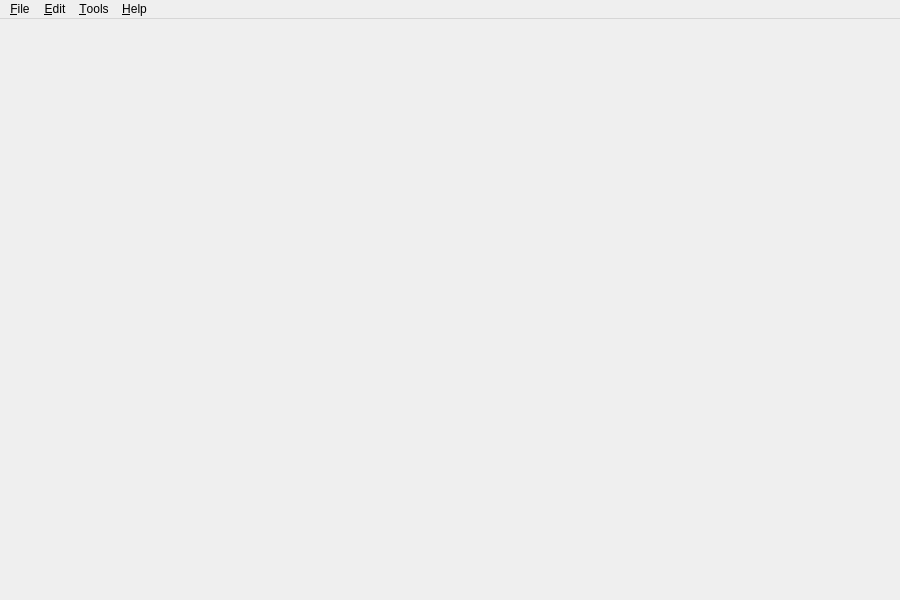
<?xml version="1.0" encoding="UTF-8"?>
<ui version="4.0">
 <class>Zeal::WidgetUi::MainWindow</class>
 <widget class="QMainWindow" name="Zeal::WidgetUi::MainWindow">
  <property name="geometry">
   <rect>
    <x>0</x>
    <y>0</y>
    <width>900</width>
    <height>600</height>
   </rect>
  </property>
  <property name="windowTitle">
   <string>Zeal</string>
  </property>
  <widget class="QWidget" name="centralWidget">
   <layout class="QVBoxLayout" name="centralWidgetLayout">
    <property name="spacing">
     <number>0</number>
    </property>
    <property name="leftMargin">
     <number>0</number>
    </property>
    <property name="topMargin">
     <number>0</number>
    </property>
    <property name="rightMargin">
     <number>0</number>
    </property>
    <property name="bottomMargin">
     <number>0</number>
    </property>
    <item>
     <widget class="QSplitter" name="splitter">
      <property name="orientation">
       <enum>Qt::Horizontal</enum>
      </property>
      <property name="childrenCollapsible">
       <bool>false</bool>
      </property>
      <widget class="QWidget" name="layoutWidget_2">
       <layout class="QVBoxLayout" name="viewInfo">
        <property name="spacing">
         <number>0</number>
        </property>
        <item>
         <widget class="QStackedWidget" name="webViewStack">
          <property name="minimumSize">
           <size>
            <width>400</width>
            <height>0</height>
           </size>
          </property>
         </widget>
        </item>
       </layout>
      </widget>
     </widget>
    </item>
   </layout>
  </widget>
  <widget class="QMenuBar" name="menuBar">
   <property name="geometry">
    <rect>
     <x>0</x>
     <y>0</y>
     <width>900</width>
     <height>23</height>
    </rect>
   </property>
   <widget class="QMenu" name="menuFile">
    <property name="title">
     <string>&amp;File</string>
    </property>
    <addaction name="actionNewTab"/>
    <addaction name="actionCloseTab"/>
    <addaction name="separator"/>
    <addaction name="actionQuit"/>
   </widget>
   <widget class="QMenu" name="menuHelp">
    <property name="title">
     <string>&amp;Help</string>
    </property>
    <addaction name="actionSubmitFeedback"/>
    <addaction name="actionCheckForUpdates"/>
    <addaction name="separator"/>
    <addaction name="actionAboutZeal"/>
   </widget>
   <widget class="QMenu" name="menu_Edit">
    <property name="title">
     <string>&amp;Edit</string>
    </property>
    <addaction name="actionFind"/>
    <addaction name="actionZoomIn"/>
    <addaction name="actionZoomOut"/>
    <addaction name="actionResetZoom"/>
    <addaction name="separator"/>
    <addaction name="actionPreferences"/>
   </widget>
   <widget class="QMenu" name="menu_Tools">
    <property name="title">
     <string>&amp;Tools</string>
    </property>
    <addaction name="actionDocsets"/>
   </widget>
   <addaction name="menuFile"/>
   <addaction name="menu_Edit"/>
   <addaction name="menu_Tools"/>
   <addaction name="menuHelp"/>
  </widget>
  <action name="actionQuit">
   <property name="icon">
    <iconset theme="application-exit">
     <normaloff>.</normaloff>.</iconset>
   </property>
   <property name="text">
    <string>&amp;Quit</string>
   </property>
  </action>
  <action name="actionPreferences">
   <property name="icon">
    <iconset theme="preferences-desktop">
     <normaloff>.</normaloff>.</iconset>
   </property>
   <property name="text">
    <string>Prefere&amp;nces</string>
   </property>
  </action>
  <action name="actionAboutZeal">
   <property name="icon">
    <iconset theme="help-about">
     <normaloff>.</normaloff>.</iconset>
   </property>
   <property name="text">
    <string>About &amp;Zeal</string>
   </property>
  </action>
  <action name="actionBack">
   <property name="enabled">
    <bool>false</bool>
   </property>
   <property name="icon">
    <iconset theme="go-previous">
     <normaloff>.</normaloff>.</iconset>
   </property>
   <property name="text">
    <string>&amp;Back</string>
   </property>
  </action>
  <action name="actionForward">
   <property name="enabled">
    <bool>false</bool>
   </property>
   <property name="icon">
    <iconset theme="go-next">
     <normaloff>.</normaloff>.</iconset>
   </property>
   <property name="text">
    <string>&amp;Forward</string>
   </property>
  </action>
  <action name="actionNewTab">
   <property name="icon">
    <iconset theme="tab-new">
     <normaloff>.</normaloff>.</iconset>
   </property>
   <property name="text">
    <string>New &amp;Tab</string>
   </property>
  </action>
  <action name="actionCloseTab">
   <property name="text">
    <string>&amp;Close Tab</string>
   </property>
  </action>
  <action name="actionNextTab">
   <property name="text">
    <string>Next Tab</string>
   </property>
  </action>
  <action name="actionPreviousTab">
   <property name="text">
    <string>Previous Tab</string>
   </property>
  </action>
  <action name="actionSubmitFeedback">
   <property name="text">
    <string>&amp;Submit Feedback...</string>
   </property>
  </action>
  <action name="actionCheckForUpdates">
   <property name="text">
    <string>&amp;Check for updates...</string>
   </property>
  </action>
  <action name="actionFind">
   <property name="icon">
    <iconset theme="edit-find">
     <normaloff>.</normaloff>.</iconset>
   </property>
   <property name="text">
    <string>&amp;Find</string>
   </property>
  </action>
  <action name="actionDocsets">
   <property name="text">
    <string>&amp;Docsets...</string>
   </property>
  </action>
  <action name="actionZoomIn">
   <property name="text">
    <string>Zoon &amp;In</string>
   </property>
  </action>
  <action name="actionZoomOut">
   <property name="text">
    <string>Zoom &amp;Out</string>
   </property>
  </action>
  <action name="actionResetZoom">
   <property name="text">
    <string>&amp;Reset Zoom</string>
   </property>
  </action>
 </widget>
 <layoutdefault spacing="6" margin="11"/>
 <resources/>
 <connections/>
</ui>
